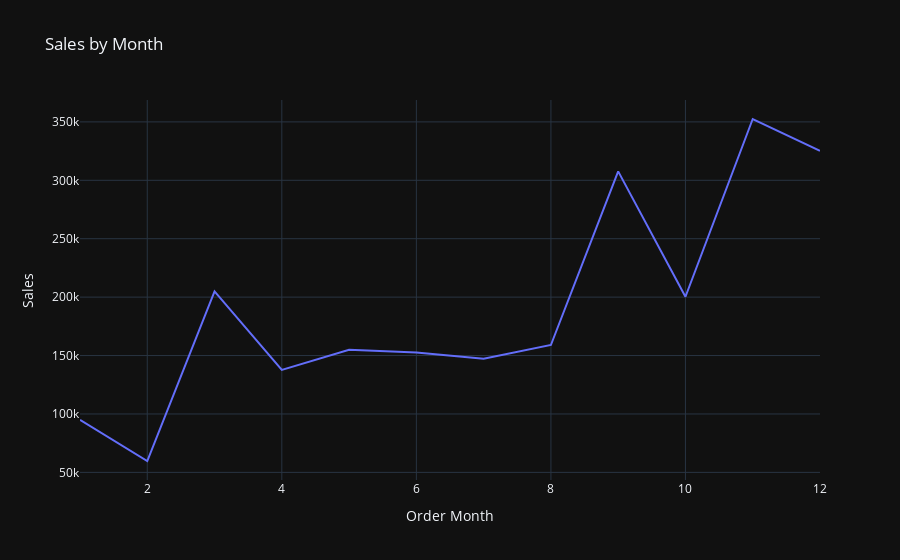

Here is the notebook cell this chart was saved with:
### Markdown cell above
# Sales Analysis by Months

### Code cell
sales_by_months = df.groupby('Order Month')['Sales'].sum().reset_index()
fig = px.line(sales_by_months, x='Order Month', y='Sales', title='Sales by Month')
fig.show()

### Figure 1 — Plotly figure (JSON) as saved in the notebook; plotly's stock layout.template omitted (floating-point values rounded to 4 significant figures)
{"data": [{"hovertemplate": "Order Month=%{x}<br>Sales=%{y}<extra></extra>", "legendgroup": "", "line": {"color": "#636efa", "dash": "solid"}, "marker": {"symbol": "circle"}, "mode": "lines", "name": "", "orientation": "v", "showlegend": false, "x": [1, 2, 3, 4, 5, 6, 7, 8, 9, 10, 11, 12], "xaxis": "x", "y": [94920.0, 59750.0, 205000.0, 137800.0, 155000.0, 152700.0, 147200.0, 159000.0, 307600.0, 200300.0, 352500.0, 325300.0], "yaxis": "y", "type": "scatter"}], "layout": {"xaxis": {"anchor": "y", "domain": [0.0, 1.0], "title": {"text": "Order Month"}}, "yaxis": {"anchor": "x", "domain": [0.0, 1.0], "title": {"text": "Sales"}}, "legend": {"tracegroupgap": 0}, "title": {"text": "Sales by Month"}}}
